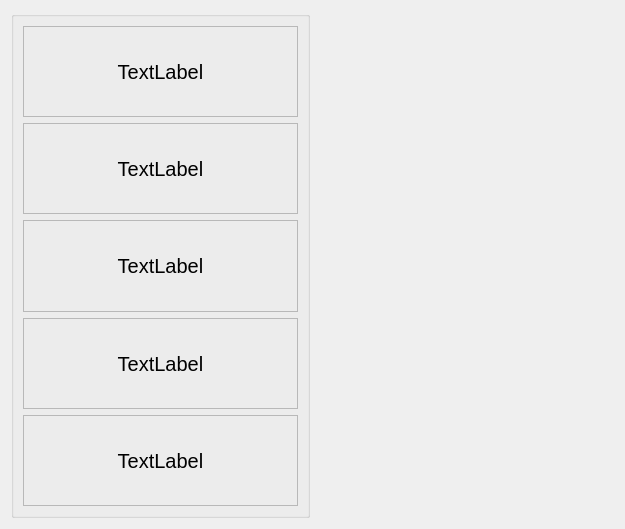
<?xml version="1.0" encoding="UTF-8"?>
<ui version="4.0">
 <class>TodayWidget</class>
 <widget class="QWidget" name="TodayWidget">
  <property name="geometry">
   <rect>
    <x>0</x>
    <y>0</y>
    <width>625</width>
    <height>529</height>
   </rect>
  </property>
  <property name="windowTitle">
   <string>Form</string>
  </property>
  <layout class="QHBoxLayout" name="horizontalLayout">
   <item>
    <widget class="QGroupBox" name="groupBox">
     <property name="title">
      <string/>
     </property>
     <layout class="QVBoxLayout" name="verticalLayout_10">
      <item>
       <widget class="QFrame" name="frame_1">
        <property name="font">
         <font>
          <pointsize>9</pointsize>
         </font>
        </property>
        <property name="frameShape">
         <enum>QFrame::Shape::StyledPanel</enum>
        </property>
        <property name="frameShadow">
         <enum>QFrame::Shadow::Raised</enum>
        </property>
        <property name="lineWidth">
         <number>5</number>
        </property>
        <layout class="QVBoxLayout" name="verticalLayout_2">
         <item>
          <widget class="QLabel" name="flabel_1">
           <property name="font">
            <font>
             <pointsize>15</pointsize>
            </font>
           </property>
           <property name="text">
            <string>TextLabel</string>
           </property>
           <property name="alignment">
            <set>Qt::AlignmentFlag::AlignCenter</set>
           </property>
          </widget>
         </item>
        </layout>
       </widget>
      </item>
      <item>
       <widget class="QFrame" name="frame_2">
        <property name="font">
         <font>
          <pointsize>9</pointsize>
         </font>
        </property>
        <property name="frameShape">
         <enum>QFrame::Shape::StyledPanel</enum>
        </property>
        <property name="frameShadow">
         <enum>QFrame::Shadow::Raised</enum>
        </property>
        <property name="lineWidth">
         <number>5</number>
        </property>
        <layout class="QVBoxLayout" name="verticalLayout_3">
         <item>
          <widget class="QLabel" name="flabel_2">
           <property name="font">
            <font>
             <pointsize>15</pointsize>
            </font>
           </property>
           <property name="text">
            <string>TextLabel</string>
           </property>
           <property name="alignment">
            <set>Qt::AlignmentFlag::AlignCenter</set>
           </property>
          </widget>
         </item>
        </layout>
       </widget>
      </item>
      <item>
       <widget class="QFrame" name="frame_3">
        <property name="font">
         <font>
          <pointsize>9</pointsize>
         </font>
        </property>
        <property name="frameShape">
         <enum>QFrame::Shape::StyledPanel</enum>
        </property>
        <property name="frameShadow">
         <enum>QFrame::Shadow::Raised</enum>
        </property>
        <property name="lineWidth">
         <number>5</number>
        </property>
        <layout class="QVBoxLayout" name="verticalLayout_4">
         <item>
          <widget class="QLabel" name="flabel_3">
           <property name="font">
            <font>
             <pointsize>15</pointsize>
            </font>
           </property>
           <property name="text">
            <string>TextLabel</string>
           </property>
           <property name="alignment">
            <set>Qt::AlignmentFlag::AlignCenter</set>
           </property>
          </widget>
         </item>
        </layout>
       </widget>
      </item>
      <item>
       <widget class="QFrame" name="frame_4">
        <property name="font">
         <font>
          <pointsize>9</pointsize>
         </font>
        </property>
        <property name="frameShape">
         <enum>QFrame::Shape::StyledPanel</enum>
        </property>
        <property name="frameShadow">
         <enum>QFrame::Shadow::Raised</enum>
        </property>
        <property name="lineWidth">
         <number>5</number>
        </property>
        <layout class="QVBoxLayout" name="verticalLayout_8">
         <item>
          <widget class="QLabel" name="flabel_4">
           <property name="font">
            <font>
             <pointsize>15</pointsize>
            </font>
           </property>
           <property name="text">
            <string>TextLabel</string>
           </property>
           <property name="alignment">
            <set>Qt::AlignmentFlag::AlignCenter</set>
           </property>
          </widget>
         </item>
        </layout>
       </widget>
      </item>
      <item>
       <widget class="QFrame" name="frame_5">
        <property name="font">
         <font>
          <pointsize>9</pointsize>
         </font>
        </property>
        <property name="frameShape">
         <enum>QFrame::Shape::StyledPanel</enum>
        </property>
        <property name="frameShadow">
         <enum>QFrame::Shadow::Raised</enum>
        </property>
        <property name="lineWidth">
         <number>5</number>
        </property>
        <layout class="QVBoxLayout" name="verticalLayout_9">
         <item>
          <widget class="QLabel" name="flabel_5">
           <property name="font">
            <font>
             <pointsize>15</pointsize>
            </font>
           </property>
           <property name="text">
            <string>TextLabel</string>
           </property>
           <property name="alignment">
            <set>Qt::AlignmentFlag::AlignCenter</set>
           </property>
          </widget>
         </item>
        </layout>
       </widget>
      </item>
     </layout>
    </widget>
   </item>
   <item>
    <layout class="QVBoxLayout" name="verticalLayout">
     <item>
      <widget class="QLabel" name="labelOnline">
       <property name="font">
        <font>
         <pointsize>20</pointsize>
        </font>
       </property>
       <property name="text">
        <string/>
       </property>
       <property name="alignment">
        <set>Qt::AlignmentFlag::AlignCenter</set>
       </property>
      </widget>
     </item>
     <item>
      <widget class="QLabel" name="label">
       <property name="font">
        <font>
         <pointsize>20</pointsize>
        </font>
       </property>
       <property name="text">
        <string/>
       </property>
       <property name="alignment">
        <set>Qt::AlignmentFlag::AlignCenter</set>
       </property>
      </widget>
     </item>
    </layout>
   </item>
  </layout>
 </widget>
 <resources/>
 <connections/>
</ui>
